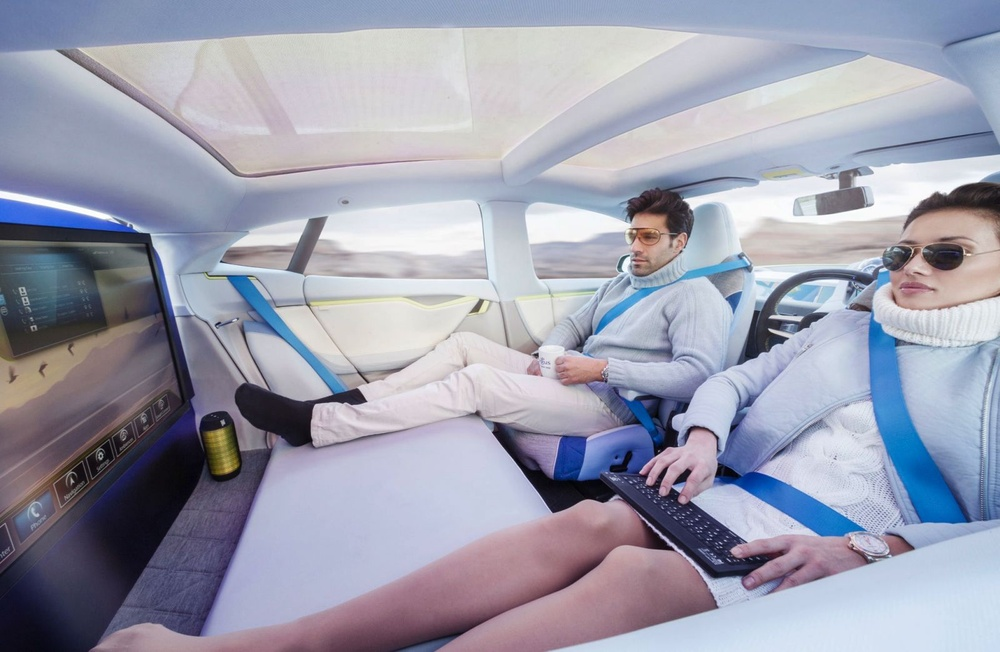
#> input picture garbage udemy class maybe useful code snippets/Section6/watchingTV_moving_car.jpg, 1000 x 652 px, shrunk from 1600 x 1043 before the run
$ jupyter execute 'Lecture 6.10 Color Feature Detection - Histograms.ipynb'   (shell and % lines are left out)
#> lines starting #> are read from the running program, lines starting #| are printed output that depends on the picture
https://www.pyimagesearch.com/2014/01/22/clever-girl-a-guide-to-utilizing-color-histograms-for-computer-vision-and-image-search-engines/

# LOAD/DISPLAY IMAGE

[cell 1]
import cv2
import numpy as np
import matplotlib.image as mpimg
from matplotlib import pyplot as plt

[cell 2]
image_color = cv2.imread('watchingTV_moving_car.jpg')
#> image_color is the input picture: shape (652, 1000, 3); mean B, G, R 174.5, 158.3, 156.6

# image_color = cv2.imread('red_night.jpg')
# image_color = cv2.imread('red_car_2.jpg')

cv2.imshow('Original Image', image_color)
cv2.waitKey()
cv2.destroyAllWindows()

[cell 3]
#plt.imshow(image_color)

[cell 4]
image_color.shape
#> Out = (652, 1000, 3)

[cell 5]
channels = cv2.split(image_color)
colors = ('b', 'g', 'r')
plt.figure()
plt.title("color histogram")
plt.xlabel("bins")
plt.ylabel("# of pixels")
features = []

for (channel, color) in zip(channels, colors):
    hist = cv2.calcHist([channel], [0], None, [256], [0,256])
    #features.extend(hist)
    plt.plot(hist, color=color)
    plt.xlim([0, 256])
#> this loop made 3 passes
#> color on passes 1 to 3: 'b', 'g', 'r'


plt.show()
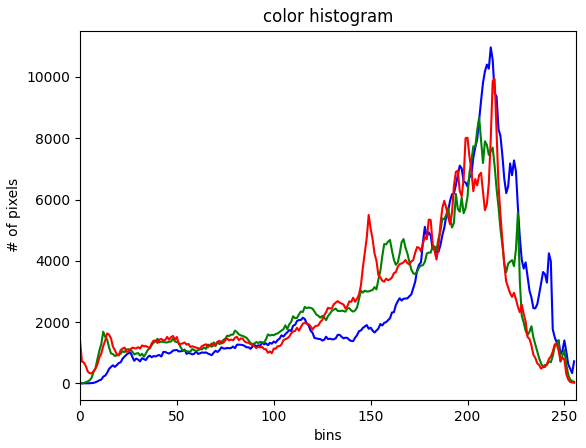
#> figure drawn by matplotlib, 1 panel; curve peaks at x = 212, y = 10962; curve peaks at x = 206, y = 8672; curve peaks at x = 214, y = 9929


$ run again, with garbage udemy class maybe useful code snippets/Section6/Find_Truck_color.jpg copied over garbage udemy class maybe useful code snippets/Section6/watchingTV_moving_car.jpg
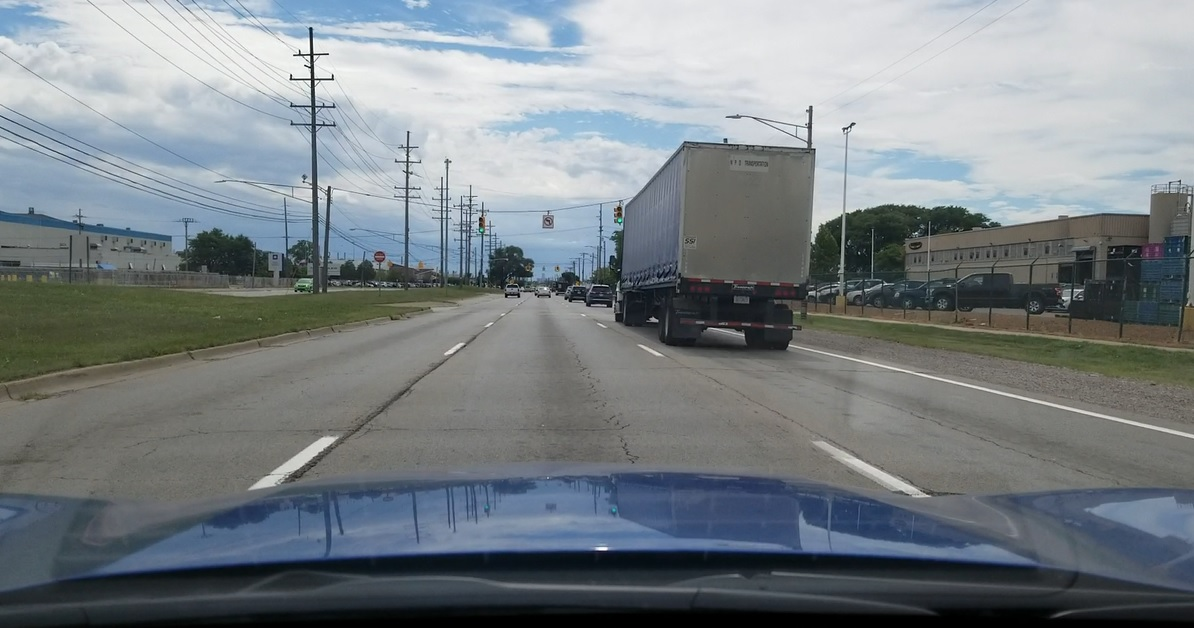
#> input picture garbage udemy class maybe useful code snippets/Section6/Find_Truck_color.jpg, 1194 x 628 px
#> image_color is the input picture: shape (628, 1194, 3); mean B, G, R 133.3, 129, 121.6
#> the loop `for (channel, color) in zip(channels, colors):` made 3 passes
#> color on passes 1 to 3: 'b', 'g', 'r'
#> `plt.show()`:
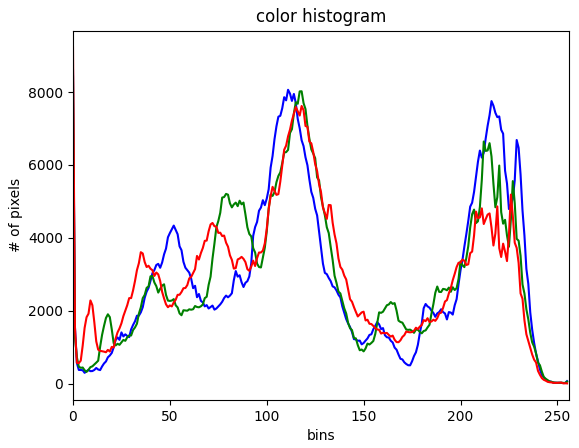
#> figure drawn by matplotlib, 1 panel; curve peaks at x = 0, y = 8590; curve peaks at x = 0, y = 8428; curve peaks at x = 0, y = 9226
